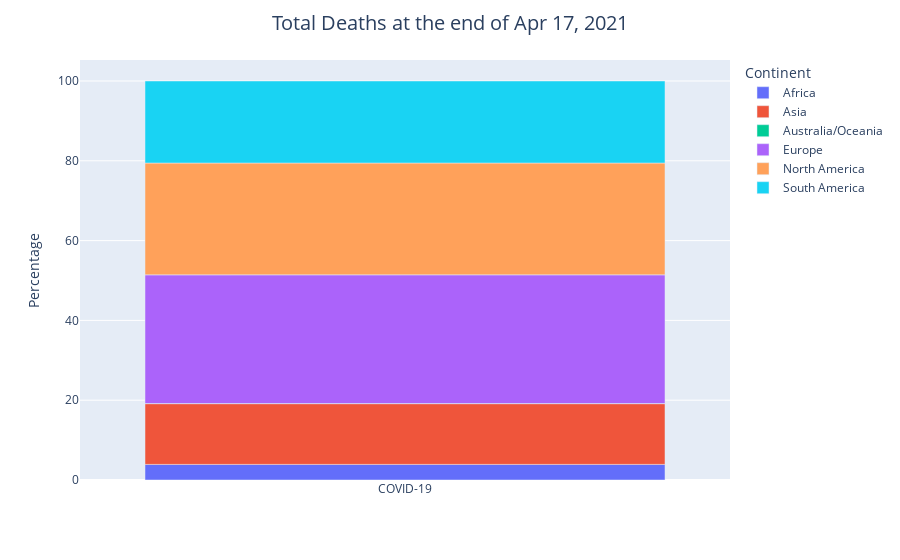

Notebook source saved alongside this figure:
### Code cell
continent_visualization(deaths_vis_list)

### Figure 1 — Plotly figure (JSON) as saved in the notebook; plotly's stock layout.template omitted (floating-point values rounded to 4 significant figures)
{"data": [{"alignmentgroup": "True", "customdata": [[117950]], "hovertemplate": "Continent=Africa<br>Virus=%{x}<br>Percentage=%{y}<br>Total Deaths=%{customdata[0]}<extra></extra>", "legendgroup": "Africa", "marker": {"color": "#636efa"}, "name": "Africa", "offsetgroup": "Africa", "orientation": "v", "showlegend": true, "textposition": "auto", "type": "bar", "x": ["COVID-19"], "xaxis": "x", "y": [3.91], "yaxis": "y"}, {"alignmentgroup": "True", "customdata": [[459533]], "hovertemplate": "Continent=Asia<br>Virus=%{x}<br>Percentage=%{y}<br>Total Deaths=%{customdata[0]}<extra></extra>", "legendgroup": "Asia", "marker": {"color": "#EF553B"}, "name": "Asia", "offsetgroup": "Asia", "orientation": "v", "showlegend": true, "textposition": "auto", "type": "bar", "x": ["COVID-19"], "xaxis": "x", "y": [15.22], "yaxis": "y"}, {"alignmentgroup": "True", "customdata": [[1164]], "hovertemplate": "Continent=Australia/Oceania<br>Virus=%{x}<br>Percentage=%{y}<br>Total Deaths=%{customdata[0]}<extra></extra>", "legendgroup": "Australia/Oceania", "marker": {"color": "#00cc96"}, "name": "Australia/Oceania", "offsetgroup": "Australia/Oceania", "orientation": "v", "showlegend": true, "textposition": "auto", "type": "bar", "x": ["COVID-19"], "xaxis": "x", "y": [0.04], "yaxis": "y"}, {"alignmentgroup": "True", "customdata": [[973382]], "hovertemplate": "Continent=Europe<br>Virus=%{x}<br>Percentage=%{y}<br>Total Deaths=%{customdata[0]}<extra></extra>", "legendgroup": "Europe", "marker": {"color": "#ab63fa"}, "name": "Europe", "offsetgroup": "Europe", "orientation": "v", "showlegend": true, "textposition": "auto", "type": "bar", "x": ["COVID-19"], "xaxis": "x", "y": [32.25], "yaxis": "y"}, {"alignmentgroup": "True", "customdata": [[845897]], "hovertemplate": "Continent=North America<br>Virus=%{x}<br>Percentage=%{y}<br>Total Deaths=%{customdata[0]}<extra></extra>", "legendgroup": "North America", "marker": {"color": "#FFA15A"}, "name": "North America", "offsetgroup": "North America", "orientation": "v", "showlegend": true, "textposition": "auto", "type": "bar", "x": ["COVID-19"], "xaxis": "x", "y": [28.02], "yaxis": "y"}, {"alignmentgroup": "True", "customdata": [[620638]], "hovertemplate": "Continent=South America<br>Virus=%{x}<br>Percentage=%{y}<br>Total Deaths=%{customdata[0]}<extra></extra>", "legendgroup": "South America", "marker": {"color": "#19d3f3"}, "name": "South America", "offsetgroup": "South America", "orientation": "v", "showlegend": true, "textposition": "auto", "type": "bar", "x": ["COVID-19"], "xaxis": "x", "y": [20.56], "yaxis": "y"}], "layout": {"barmode": "relative", "legend": {"title": {"text": "Continent"}, "tracegroupgap": 0}, "margin": {"t": 60}, "title": {"font": {"size": 20}, "text": "Total Deaths at the end of Apr 17, 2021", "x": 0.5, "xanchor": "center"}, "xaxis": {"anchor": "y", "domain": [0, 1], "title": {"text": ""}}, "yaxis": {"anchor": "x", "domain": [0, 1], "title": {"text": "Percentage"}}}}
